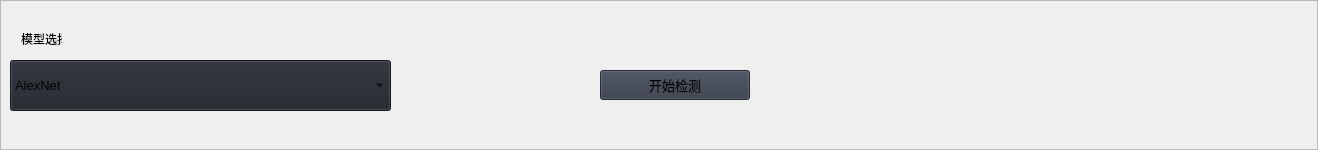
                         <widget class="QFrame" name="row_4">
                          <property name="geometry">
                           <rect>
                            <x>10</x>
                            <y>180</y>
                            <width>1318</width>
                            <height>150</height>
                           </rect>
                          </property>
                          <property name="minimumSize">
                           <size>
                            <width>0</width>
                            <height>150</height>
                           </size>
                          </property>
                          <property name="frameShape">
                           <enum>QFrame::StyledPanel</enum>
                          </property>
                          <property name="frameShadow">
                           <enum>QFrame::Raised</enum>
                          </property>
                          <widget class="QComboBox" name="comboBox_predict_selected_model">
                           <property name="geometry">
                            <rect>
                             <x>10</x>
                             <y>60</y>
                             <width>381</width>
                             <height>51</height>
                            </rect>
                           </property>
                           <property name="font">
                            <font>
                             <family>Segoe UI</family>
                             <pointsize>10</pointsize>
                             <italic>false</italic>
                             <bold>false</bold>
                            </font>
                           </property>
                           <property name="autoFillBackground">
                            <bool>false</bool>
                           </property>
                           <property name="styleSheet">
                            <string notr="true">background-color: rgb(33, 37, 43);</string>
                           </property>
                           <property name="iconSize">
                            <size>
                             <width>16</width>
                             <height>16</height>
                            </size>
                           </property>
                           <property name="frame">
                            <bool>true</bool>
                           </property>
                           <item>
                            <property name="text">
                             <string>AlexNet</string>
                            </property>
                           </item>
                           <item>
                            <property name="text">
                             <string>VGG16</string>
                            </property>
                           </item>
                          </widget>
                          <widget class="QLabel" name="label_6">
                           <property name="geometry">
                            <rect>
                             <x>21</x>
                             <y>31</y>
                             <width>41</width>
                             <height>16</height>
                            </rect>
                           </property>
                           <property name="text">
                            <string>模型选择</string>
                           </property>
                          </widget>
                          <widget class="QPushButton" name="pushButton_predict_startpredict">
                           <property name="geometry">
                            <rect>
                             <x>600</x>
                             <y>70</y>
                             <width>150</width>
                             <height>30</height>
                            </rect>
                           </property>
                           <property name="minimumSize">
                            <size>
                             <width>150</width>
                             <height>30</height>
                            </size>
                           </property>
                           <property name="font">
                            <font>
                             <family>Segoe UI</family>
                             <pointsize>10</pointsize>
                             <italic>false</italic>
                             <bold>false</bold>
                            </font>
                           </property>
                           <property name="cursor">
                            <cursorShape>PointingHandCursor</cursorShape>
                           </property>
                           <property name="styleSheet">
                            <string notr="true">background-color: rgb(52, 59, 72);</string>
                           </property>
                           <property name="text">
                            <string>开始检测</string>
                           </property>
                           <property name="icon">
                            <iconset resource="resource/resources.qrc">
                             <normaloff>:/icons/images/icons/cil-transfer.png</normaloff>:/icons/images/icons/cil-transfer.png</iconset>
                           </property>
                          </widget>
                         </widget>
